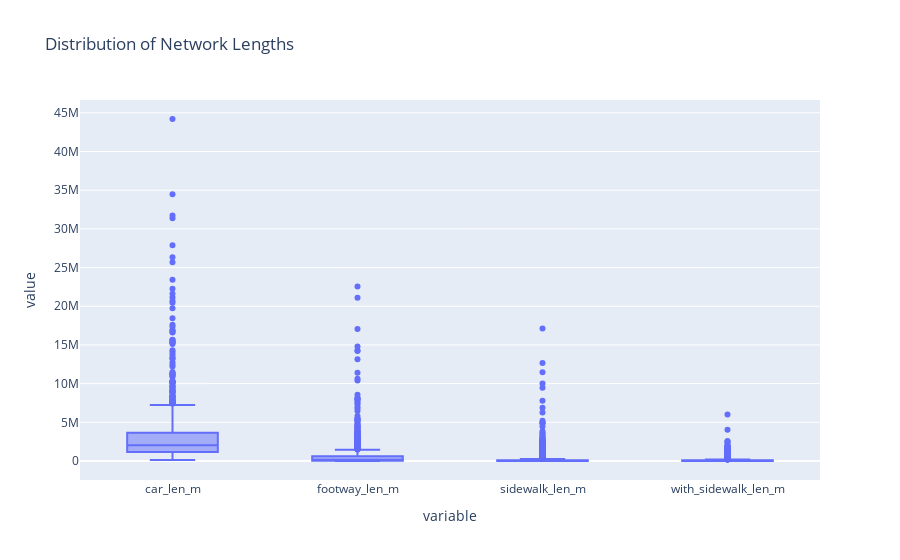

Source (notebook cell):
### Markdown cell above
## Boxplot of Network Lengths

### Code cell
px.box(df, y=['car_len_m', 'footway_len_m', 'sidewalk_len_m', 'with_sidewalk_len_m'], title='Distribution of Network Lengths')

### Figure 1 — Plotly figure (JSON) as saved in the notebook; plotly's stock layout.template omitted (floating-point values rounded to 4 significant figures; data arrays with more than 128 entries replaced by an {"elided": "..."} marker saying what was removed)
{"data": [{"alignmentgroup": "True", "hovertemplate": "variable=%{x}<br>value=%{y}<extra></extra>", "legendgroup": "", "marker": {"color": "#636efa"}, "name": "", "notched": false, "offsetgroup": "", "orientation": "v", "showlegend": false, "type": "box", "x": {"elided": "4000 str values"}, "x0": " ", "xaxis": "x", "y": {"elided": "4000 float values"}, "y0": " ", "yaxis": "y"}], "layout": {"boxmode": "group", "legend": {"tracegroupgap": 0}, "title": {"text": "Distribution of Network Lengths"}, "xaxis": {"anchor": "y", "domain": [0, 1], "title": {"text": "variable"}}, "yaxis": {"anchor": "x", "domain": [0, 1], "title": {"text": "value"}}}}
